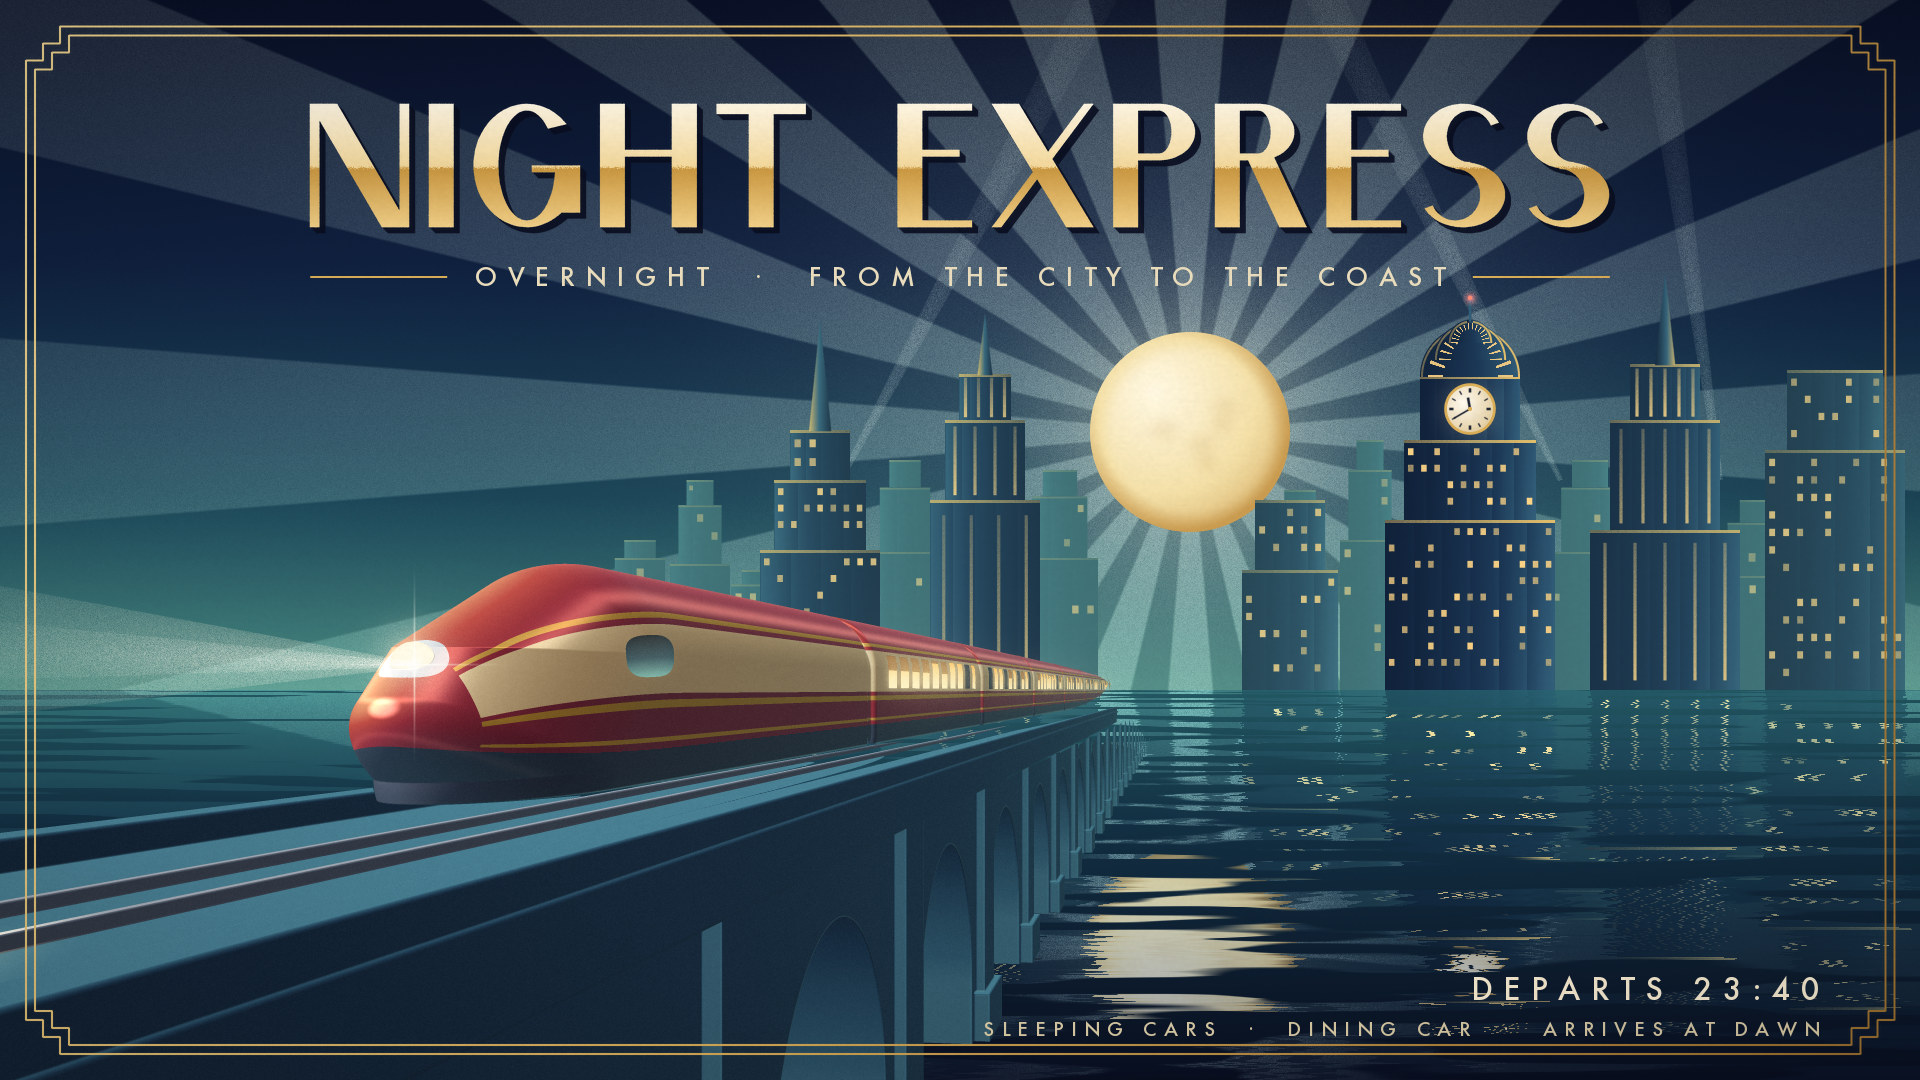

Write Python code to recreate this figure.
"""Example (Art Deco / Streamline poster): NIGHT EXPRESS — a 1930s airbrushed railway poster for a (fictional)
overnight train from the city to the coast. It tells one small thing: the night express pulls out at 23:40 -- the
clock on the tallest tower says twenty to twelve -- and runs out of the lit city over the river viaduct toward
the coast, sleeping-car blinds already half drawn. A full moon rises over the stepped skyline inside a sunburst of
alternating rays, searchlights sweep the sky, the river mirrors it all in ripple dashes; the streamlined
locomotive (bullet nose, gold speed stripes that converge on the nose) comes at us with its headlamp beam.
Every surface is a sprayed gradient through a cut frisket -- no outlines anywhere. No image model.
python3 artdeco_express.py [out.jpg] [--stages DIR]
"""
import os, sys, time
sys.path.insert(0, os.path.join(os.path.dirname(os.path.abspath(__file__)), '..', 'lib'))
from artdeco import ArtDeco, GOLD, IVORY

out = sys.argv[1] if len(sys.argv) > 1 and not sys.argv[1].startswith('--') else 'artdeco_express.jpg'
stages = sys.argv[sys.argv.index('--stages') + 1] if '--stages' in sys.argv else None
t0 = time.time()

a = ArtDeco(1920, 1080, seed=1938)
W, H = a.W, a.H
HZ = 690                                   # horizon row (the camera is level)
MX, MY, MR = 1190, 432, 100                # the moon

# ---- 1. the sky: one long airbrushed fade, midnight blue down to the green glow over the city
a.sky([(0, '#060d24'), (0.38, '#0d1f3f'), (0.72, '#1b4a5c'), (1, '#4c9488')], bottom=HZ)
a.stage('sky')

# ---- 2. moonburst: alternating rays, then the moon and its halo
a.burst(MX, MY, rays=40, contrast=0.13, reach=1300, colour='#cfeadb', glow=0.55, phase=4.5, bottom=HZ)
a.moon(MX, MY, MR)
a.stage('moonburst')

# ---- 3. the far city in the haze, searchlights behind it
for x, ang, ln in ((1560, 116, 900), (840, 62, 820), (1720, 98, 700)):
    a.searchlight(x, HZ - 210, ang, ln, spread=1.7, strength=0.2)
far = [(640, 70, 150), (700, 60, 210), (760, 80, 120), (905, 70, 230), (990, 64, 170), (1060, 76, 220),
       (1300, 70, 200), (1370, 60, 250), (1590, 80, 230), (1680, 60, 280), (1760, 90, 190), (1850, 70, 250)]
for x, w, h in far:
    a.tower(x, HZ, [(w, h * 0.6), (w * 0.72, h * 0.28), (w * 0.45, h * 0.12)], far=0.72, flutes=3, windows=0.12,
            light=-1 if x < MX else 1, ledge=2)
a.stage('far_city')

# ---- 4. the near towers: set-backs, fluting, lit windows; the clock tower says 11:40
a.tower(820, HZ, [(120, 140), (92, 70), (60, 50)], flutes=4, windows=0.4, light=-1, spire=110, spire_w=22,
        far=0.25)
a.tower(985, HZ, [(110, 190), (80, 80), (52, 46)], flutes=5, slits=4, light=-1, spire=60, far=0.2)
a.tower(1290, HZ, [(96, 120), (70, 70)], flutes=4, windows=0.3, light=1, far=0.35)
cx, cy = a.tower(1470, HZ, [(170, 170), (132, 80), (100, 64)], flutes=6, windows=0.45, light=1, ledge=3,
                 top_windows=False)
a.clock(cx, cy + 33, 23, 11, 40)                      # departure time: twenty to twelve
top = a.crown(cx, cy, 100, steps=3)
a.tower(cx, top + 3, [(6, 3)], mast=22, ledge=0)
a.tower(1665, HZ, [(150, 160), (110, 110), (70, 56)], flutes=5, slits=5, light=1, spire=90, spire_w=20, far=0.15)
a.tower(1835, HZ, [(140, 240), (96, 80)], flutes=4, windows=0.35, light=1, far=0.3)
a.stage('towers')

# ---- 5. the river: mirrors the sky and the city in ripple dashes
a.water(HZ, stops=((0, '#1f5560'), (0.35, '#0f2c40'), (1, '#050b1d')), reflect=0.7)
a.stage('river')

# ---- 6-8. the streamliner on its viaduct: friskets, modelling, lights
a.camera(f=1500, cx=960, horizon=HZ, height=12.0)
r = a.express(nose=(-6.9, 23.8), vp_x=1180, cars=9, moon=(MX, MY))
a.frisket(r)
a.stage('friskets')
a.model(r)
a.stage('modelling')
a.lights(r, beam_len=760, reflect=False)
a.stage('lights')

# ---- 9. lettering, small print, gilt border
title = 'NIGHT EXPRESS'
cap = 124
wt = a.deco_width(title, cap, track=0.16)
a.lettering(title, W / 2, 228, cap, track=0.16, anchor='m', shadow=(6, 6))
sw = a.caption('OVERNIGHT  ·  FROM THE CITY TO THE COAST', W / 2, 286, 25, colour='#e9dcbc', track=0.42,
               anchor='ms')
a.rule(W / 2 - wt / 2, W / 2 - sw / 2 - 28, 277, 2, GOLD)
a.rule(W / 2 + sw / 2 + 28, W / 2 + wt / 2, 277, 2, GOLD)
a.caption('DEPARTS 23:40', 1880 - 60, 1000, 30, colour=IVORY, track=0.36, anchor='rs')
a.caption('SLEEPING CARS  ·  DINING CAR  ·  ARRIVES AT DAWN', 1880 - 60, 1036, 19, colour='#d8c9a4', track=0.38,
          anchor='rs')
a.border()
a.stage('lettering')

# ---- the print
a.finish()
a.save(out, stages_dir=stages)
print(f'{out}  {time.time() - t0:.1f}s')
